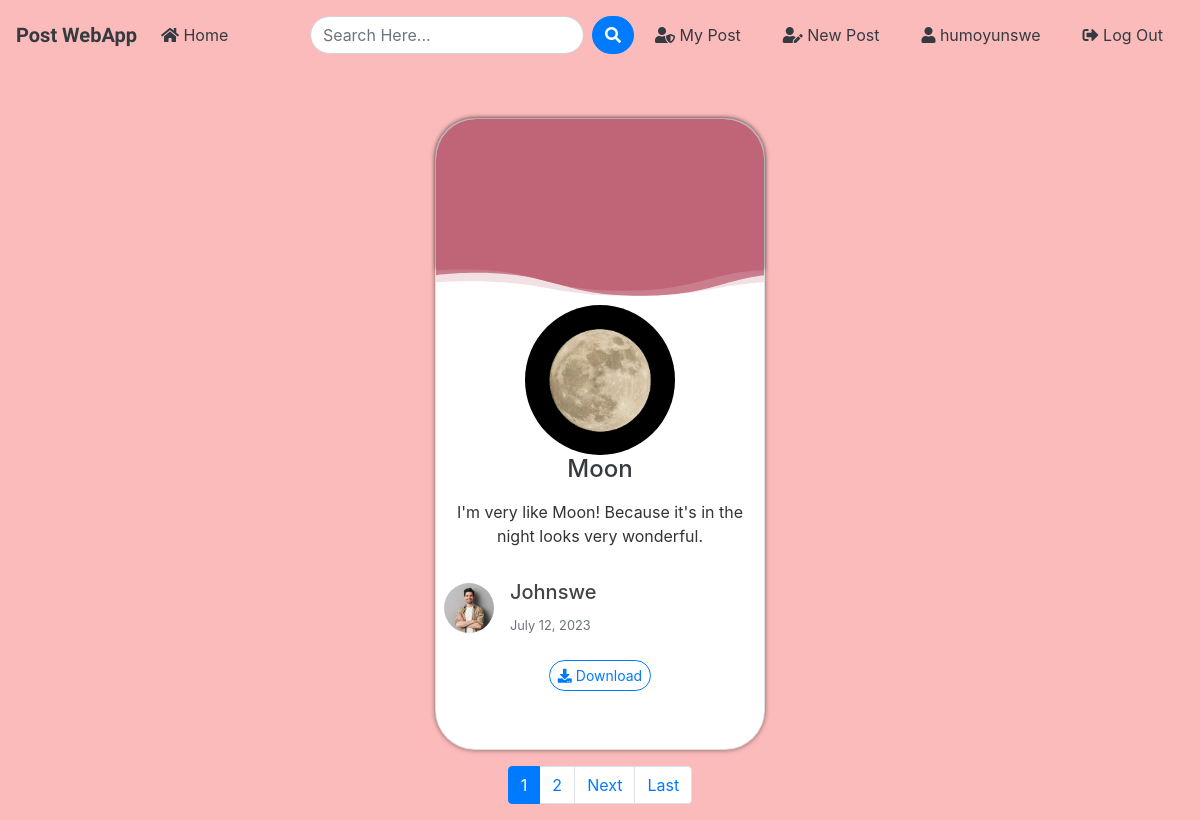
The app's page / (signed in) with its own data.
### blog/models.py (models this page shows, shortened)
class Post(models.Model):
	title = models.CharField(max_length=100)
	file = models.FileField(null=True,blank=True,upload_to='Files')
	content = models.TextField()
	date_posted = models.DateTimeField(default=timezone.now)
	author = models.ForeignKey(User, on_delete=models.CASCADE)

### users/models.py (models this page shows, shortened)
class Profile(models.Model):
    user = models.OneToOneField(User, on_delete=models.CASCADE)
    image = models.ImageField(default='default.jpg', upload_to='profile_pics')

### blog/views.py (the view)
# urls.py: path('', PostListView.as_view(), name='blog-home'),
class PostListView(ListView):
    model = Post
    template_name = 'blog/index.html'
    context_object_name = 'posts'
    ordering = ['-date_posted']
    paginate_by = 1

### blog/templates/blog/index.html (shortened to what this page needs)
{% extends "blog/base.html" %}
{% block content %}
    <div class="container">
            <div class="d-flex justify-content-center">
            {% for post in posts %}
                <div class="col-lg-4 col-md-6">
                    <div class="mt-5  h-100">
                        <div class="card  card_obj">
                            {% if post.file %}
                                <div class="text-center">
                                    <section class="banner">
                                        <div class="banner__content"></div>
                                    </section>
                                </div>
                            {% endif %}
                           <div class="d-flex justify-content-center">
                                <img src="{{ post.file.url }}" class="rounded-circle  img-fluid" alt="" style="width: 150px; height: 150px; object-fit: cover;">
                            </div>
                            <h4><a class="text-dark d-flex justify-content-center" href="{% url 'post-detail' post.id %}">{{ post.title }}</a></h4>
                            <p class="card-text p-2 text-center content-scroll">{{ post.content }}</p>
                            <div class="d-flex align-items-center p-2">
                                <a href="{{ post.author.profile.image.url }}" target="_blank">
                                    <img src="{{ post.author.profile.image.url }}" alt="" class="rounded-circle      img-fluid mr-3" style="width: 50px; height: 50px; object-fit: cover;">
                                </a>
                             <div>
                                    <a class="text-dark" href="{% url 'user-posts' post.author.username %}">
                                        <h5>{{ post.author }}</h5>
                                    </a>
                                    <small class="text-muted">{{ post.date_posted|date:"F d, Y" }}</small>
                             </div>
                            </div>
                            <div class="text-center">
                                {% if post.file %}
                                    <a class="btn btn-outline-primary btn-sm mb-3 mt-3 rounded-pill" href="{{ post.file.url }}" download><i class="fas fa-download"></i> Download</a>
                                {% endif %}
                            </div>
                        </div>
                    </div>
                </div>
            {% endfor %}
        </div>
    </div>
    {% if is_paginated %}
        <div class="container mt-3 mb-3">
            <nav aria-label="Page navigation">
                <ul class="pagination justify-content-center">
                    {% for num in page_obj.paginator.page_range %}
                        {% if page_obj.number == num %}
                            <li class="page-item active">
                                <span class="page-link">{{ num }}</span>
                            </li>
                        {% elif num > page_obj.number|add:'-3' and num < page_obj.number|add:'3' %}
                            <li class="page-item">
                                <a class="page-link" href="?page={{ num }}">{{ num }}</a>
                            </li>
                        {% endif %}
                    {% endfor %}
                    {% if page_obj.has_next %}
                        <li class="page-item">
                             <a class="page-link" href="?page={{ page_obj.next_page_number }}">Next</a>
                        </li>
                        <li class="page-item">
                            <a class="page-link" href="?page={{ page_obj.paginator.num_pages }}">Last</a>
                        </li>
                    {% endif %}
                </ul>
            </nav>
        </div>
    {% endif %}
{% endblock content %}

### blog/templates/blog/base.html (shortened to what this page needs)
{% load static %}
<!doctype html>
<html lang="en">
  <head>
    <link rel="stylesheet" href="https://stackpath.bootstrapcdn.com/bootstrap/4.3.1/css/bootstrap.min.css">
    <link rel="stylesheet" href="https://use.fontawesome.com/releases/v5.8.1/css/all.css" >
    <link rel="stylesheet" href="{% static 'blog/style.css' %}">
</head>
  <body>
        <nav class="navbar navbar-expand-lg navbar-dark">
            <a class="navbar-brand font-weight-bold text-dark logo_txt" href="{% url 'blog-home' %}">Post WebApp</a>
                <div class="collapse navbar-collapse" id="navbarSupportedContent">
                  <ul class="navbar-nav mr-auto">
                    <li class="nav-item active">
                      <a class="nav-link text-dark" href="{% url 'blog-home' %}"><i class="fas fa-home"></i> Home <span class="sr-only">(current)</span></a>
                    </li>
                  </ul>
                 <form id="searchform" action="{% url 'search' %}" method="get" class="d-flex">
                <input type="text" name="q" type="text" value="{{ request.GET.q }}" placeholder="Search Here..." class="form-control mr-2 rounded-pill" />
                <button type="button" onclick="searchform.submit()" class="btn btn-primary rounded-pill">
                <i class="fa fa-search"></i>
                </button>
                </form>
                    {% if user.is_authenticated %}
                    <a href="{% url 'user-posts' user %}" class="btn text-white m-2 text-dark"><i class="fas fa-user-shield"></i> My Post</a>
                    <a href="{% url 'post-create' %} " class="btn text-white m-2 text-dark"><i class="fas fa-user-edit "></i> New Post</a>
                    <a href="{% url 'profile' %} " class="btn text-white m-2 text-dark"><i class="fas fa-user text-dark"></i> {{ user.username }}</a>
                    <a href="{% url 'logout' %} " class="btn text-white m-2 text-dark"><i class="fas fa-sign-out-alt"></i> Log Out</a>
                    {% else %}
                    <a href="{% url 'login' %} " class="btn text-white m-2 text-dark"><i class="fas fa-user-tie"></i> Log In</a>
                    <a href="{% url 'register' %} " class="btn text-white m-2 text-dark"> <i class="fas fa-sign-in-alt"></i> Sign Up</a>
                    {% endif %}
                </div>
              </nav>
      <div class="container my-bg">
    {% block content %}{% endblock content %}
</div>
  </body>
</html>

### blog/static/blog/style.css (style rules this page uses)
body { background: #FCBBBB; color: #333333; margin-top: 0; }
h1, h2, h3, h4, h5, h6 { color: #444444; }
ul { margin: 0; }
.logo_txt { font-family: 'Kaushan Script', cursive; }
.banner__content { box-shadow: 0 0 5px rgba(0, 0, 0, 0.5); background: linear-gradient(180deg, #C06578 0%, #C06578 100%);; height: 150px; padding-top: 8%; padding-bottom: 8%; border-top-right-radius: 40px; border-top-left-radius: 40px; }
.card { border-radius: 40px; height: 632px; }
.content-scroll { max-height: 150px; overflow-y: scroll; }
.banner svg { width: 100%; fill: #C06578; }
.card_obj { border-radius: 40px; box-shadow: 0 0 5px rgba(0, 0, 0, 0.5); }

### records on screen
Post: file (picture), title "Moon", content "I'm very like Moon! Because it's in the night looks very wonderful.", author.profile.image (picture), author "Johnswe", date_posted "July 12, 2023"

### other values on screen
{{ user.username }} "humoyunswe"
{{ num }} "1"
{{ num }} "2"
